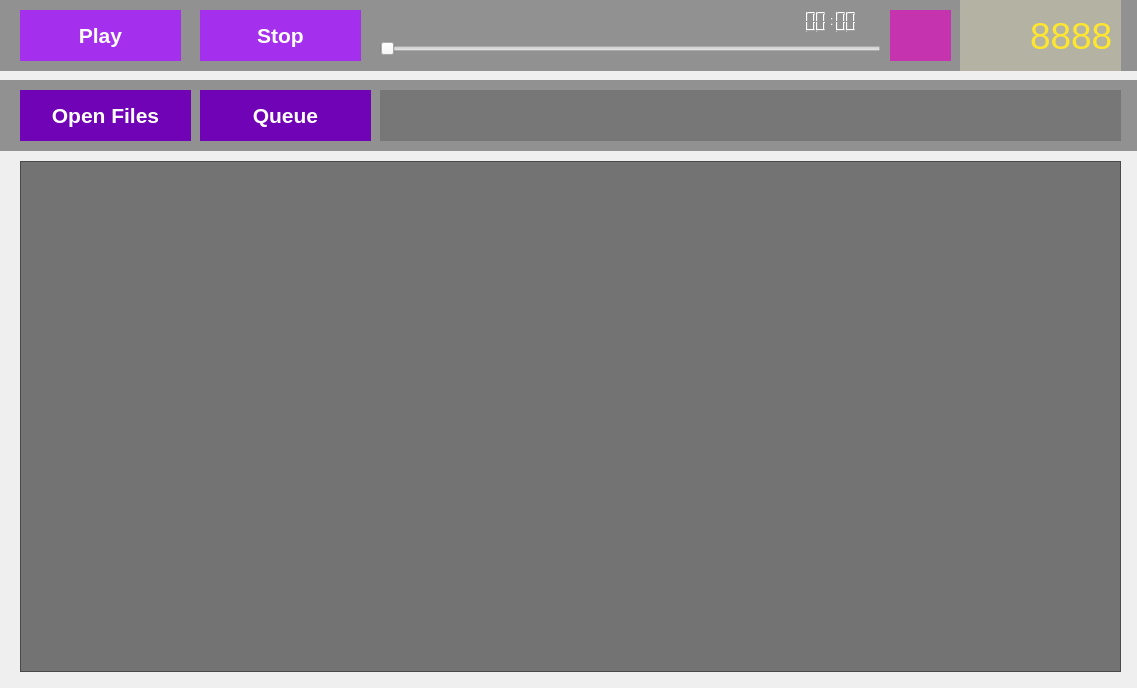
<?xml version="1.0" encoding="UTF-8"?>
<ui version="4.0">
 <class>Widget</class>
 <widget class="QWidget" name="Widget">
  <property name="geometry">
   <rect>
    <x>0</x>
    <y>0</y>
    <width>1137</width>
    <height>688</height>
   </rect>
  </property>
  <property name="windowTitle">
   <string>Karaoke</string>
  </property>
  <property name="windowIcon">
   <iconset>
    <normaloff>img/karaoke_icon.png</normaloff>img/karaoke_icon.png</iconset>
  </property>
  <widget class="QPushButton" name="playButton">
   <property name="geometry">
    <rect>
     <x>20</x>
     <y>10</y>
     <width>161</width>
     <height>51</height>
    </rect>
   </property>
   <property name="font">
    <font>
     <pointsize>16</pointsize>
     <weight>75</weight>
     <italic>false</italic>
     <bold>true</bold>
    </font>
   </property>
   <property name="autoFillBackground">
    <bool>false</bool>
   </property>
   <property name="styleSheet">
    <string notr="true">QPushButton{
background: rgb(164,48,237);
border: solid 1px #72bdf4;
color: #fff;
}
QPushButton:hover{   
background: rgb(193,121,255);
border: solid 1px #72bdf4;
color: #fff;}
QPushButton:pressed{
background: rgb(112,3,181);
border: solid 1px #72bdf4;
}</string>
   </property>
   <property name="text">
    <string>Play</string>
   </property>
   <property name="icon">
    <iconset>
     <normaloff>img/play.png</normaloff>img/play.png</iconset>
   </property>
   <property name="iconSize">
    <size>
     <width>25</width>
     <height>21</height>
    </size>
   </property>
  </widget>
  <widget class="QPushButton" name="stopButton">
   <property name="geometry">
    <rect>
     <x>200</x>
     <y>10</y>
     <width>161</width>
     <height>51</height>
    </rect>
   </property>
   <property name="font">
    <font>
     <pointsize>16</pointsize>
     <weight>75</weight>
     <italic>false</italic>
     <bold>true</bold>
    </font>
   </property>
   <property name="styleSheet">
    <string notr="true">QPushButton{
background: rgb(164,48,237);
border: solid 1px #72bdf4;
color: #fff;
}
QPushButton:hover{   
background: rgb(193,121,255);
border: solid 1px #72bdf4;
color: #fff;}
QPushButton:pressed{
background: rgb(112,3,181);
border: solid 1px #72bdf4;
}</string>
   </property>
   <property name="text">
    <string>Stop</string>
   </property>
   <property name="icon">
    <iconset>
     <normaloff>img/stop.png</normaloff>img/stop.png</iconset>
   </property>
   <property name="iconSize">
    <size>
     <width>25</width>
     <height>21</height>
    </size>
   </property>
  </widget>
  <widget class="QLabel" name="label">
   <property name="geometry">
    <rect>
     <x>0</x>
     <y>-10</y>
     <width>1141</width>
     <height>711</height>
    </rect>
   </property>
   <property name="text">
    <string/>
   </property>
   <property name="pixmap">
    <pixmap>img/karaoke_background.jpg</pixmap>
   </property>
   <property name="scaledContents">
    <bool>true</bool>
   </property>
  </widget>
  <widget class="QLabel" name="label_2">
   <property name="geometry">
    <rect>
     <x>0</x>
     <y>0</y>
     <width>1141</width>
     <height>71</height>
    </rect>
   </property>
   <property name="styleSheet">
    <string notr="true">background-color:rgba(80,80,80,150)</string>
   </property>
   <property name="text">
    <string/>
   </property>
  </widget>
  <widget class="QSlider" name="horizontalSlider">
   <property name="enabled">
    <bool>false</bool>
   </property>
   <property name="geometry">
    <rect>
     <x>380</x>
     <y>40</y>
     <width>501</width>
     <height>17</height>
    </rect>
   </property>
   <property name="orientation">
    <enum>Qt::Horizontal</enum>
   </property>
  </widget>
  <widget class="QPushButton" name="settingsButton">
   <property name="geometry">
    <rect>
     <x>890</x>
     <y>10</y>
     <width>61</width>
     <height>51</height>
    </rect>
   </property>
   <property name="font">
    <font>
     <pointsize>16</pointsize>
     <weight>75</weight>
     <italic>false</italic>
     <bold>true</bold>
    </font>
   </property>
   <property name="styleSheet">
    <string notr="true">QPushButton{
background: rgb(197,52,174);
border: solid 1px #72bdf4;
color: #fff;
}
QPushButton:hover{   
background: rgb(248,104,226);
border: solid 1px #72bdf4;
color: #fff;}
QPushButton:pressed{
background: rgb(173,0,146);
border: solid 1px #72bdf4;
}</string>
   </property>
   <property name="text">
    <string/>
   </property>
   <property name="icon">
    <iconset>
     <normaloff>img/settings.png</normaloff>img/settings.png</iconset>
   </property>
   <property name="iconSize">
    <size>
     <width>25</width>
     <height>21</height>
    </size>
   </property>
  </widget>
  <widget class="QLCDNumber" name="lcdNumber_sr">
   <property name="geometry">
    <rect>
     <x>830</x>
     <y>10</y>
     <width>31</width>
     <height>23</height>
    </rect>
   </property>
   <property name="autoFillBackground">
    <bool>false</bool>
   </property>
   <property name="inputMethodHints">
    <set>Qt::ImhNone</set>
   </property>
   <property name="frameShape">
    <enum>QFrame::NoFrame</enum>
   </property>
   <property name="frameShadow">
    <enum>QFrame::Raised</enum>
   </property>
   <property name="lineWidth">
    <number>0</number>
   </property>
   <property name="midLineWidth">
    <number>1</number>
   </property>
   <property name="smallDecimalPoint">
    <bool>true</bool>
   </property>
   <property name="digitCount">
    <number>2</number>
   </property>
   <property name="segmentStyle">
    <enum>QLCDNumber::Filled</enum>
   </property>
   <property name="value" stdset="0">
    <double>0.000000000000000</double>
   </property>
   <property name="intValue" stdset="0">
    <number>0</number>
   </property>
  </widget>
  <widget class="QLCDNumber" name="lcdNumber_mr">
   <property name="geometry">
    <rect>
     <x>800</x>
     <y>10</y>
     <width>31</width>
     <height>23</height>
    </rect>
   </property>
   <property name="autoFillBackground">
    <bool>false</bool>
   </property>
   <property name="styleSheet">
    <string notr="true">margin-left:5px;</string>
   </property>
   <property name="inputMethodHints">
    <set>Qt::ImhNone</set>
   </property>
   <property name="frameShape">
    <enum>QFrame::NoFrame</enum>
   </property>
   <property name="frameShadow">
    <enum>QFrame::Raised</enum>
   </property>
   <property name="lineWidth">
    <number>0</number>
   </property>
   <property name="midLineWidth">
    <number>1</number>
   </property>
   <property name="smallDecimalPoint">
    <bool>true</bool>
   </property>
   <property name="digitCount">
    <number>2</number>
   </property>
   <property name="segmentStyle">
    <enum>QLCDNumber::Filled</enum>
   </property>
   <property name="value" stdset="0">
    <double>0.000000000000000</double>
   </property>
   <property name="intValue" stdset="0">
    <number>0</number>
   </property>
  </widget>
  <widget class="QLabel" name="label_3">
   <property name="geometry">
    <rect>
     <x>830</x>
     <y>10</y>
     <width>16</width>
     <height>21</height>
    </rect>
   </property>
   <property name="styleSheet">
    <string notr="true">color:#fff;</string>
   </property>
   <property name="text">
    <string>:</string>
   </property>
  </widget>
  <widget class="QLabel" name="label_4">
   <property name="geometry">
    <rect>
     <x>970</x>
     <y>10</y>
     <width>51</width>
     <height>51</height>
    </rect>
   </property>
   <property name="text">
    <string/>
   </property>
   <property name="pixmap">
    <pixmap>img/coin.png</pixmap>
   </property>
   <property name="scaledContents">
    <bool>true</bool>
   </property>
  </widget>
  <widget class="QLabel" name="label_5">
   <property name="geometry">
    <rect>
     <x>1030</x>
     <y>20</y>
     <width>81</width>
     <height>31</height>
    </rect>
   </property>
   <property name="font">
    <font>
     <pointsize>28</pointsize>
    </font>
   </property>
   <property name="styleSheet">
    <string notr="true">color:#ffe62e;</string>
   </property>
   <property name="text">
    <string>8888</string>
   </property>
  </widget>
  <widget class="QLabel" name="label_6">
   <property name="geometry">
    <rect>
     <x>960</x>
     <y>0</y>
     <width>161</width>
     <height>71</height>
    </rect>
   </property>
   <property name="styleSheet">
    <string notr="true">background:rgba(255,248,200,80)</string>
   </property>
   <property name="text">
    <string/>
   </property>
  </widget>
  <widget class="QPushButton" name="folderButton">
   <property name="geometry">
    <rect>
     <x>20</x>
     <y>90</y>
     <width>171</width>
     <height>51</height>
    </rect>
   </property>
   <property name="font">
    <font>
     <pointsize>16</pointsize>
     <weight>75</weight>
     <italic>false</italic>
     <bold>true</bold>
    </font>
   </property>
   <property name="autoFillBackground">
    <bool>false</bool>
   </property>
   <property name="styleSheet">
    <string notr="true">QPushButton{
background: rgb(112,3,181);
border: solid 1px #72bdf4;
color: #fff;
}
QPushButton:hover{   
background: rgb(164,48,237);
border: solid 1px #72bdf4;
color: #fff;}
QPushButton:pressed{
background: rgb(193,121,255);
border: solid 1px #72bdf4;
}</string>
   </property>
   <property name="text">
    <string>Open Files</string>
   </property>
   <property name="icon">
    <iconset>
     <normaloff>img/folder.png</normaloff>img/folder.png</iconset>
   </property>
   <property name="iconSize">
    <size>
     <width>25</width>
     <height>21</height>
    </size>
   </property>
  </widget>
  <widget class="QPushButton" name="queueButton">
   <property name="geometry">
    <rect>
     <x>200</x>
     <y>90</y>
     <width>171</width>
     <height>51</height>
    </rect>
   </property>
   <property name="font">
    <font>
     <pointsize>16</pointsize>
     <weight>75</weight>
     <italic>false</italic>
     <bold>true</bold>
    </font>
   </property>
   <property name="autoFillBackground">
    <bool>false</bool>
   </property>
   <property name="styleSheet">
    <string notr="true">QPushButton{
background: rgb(112,3,181);
border: solid 1px #72bdf4;
color: #fff;
}
QPushButton:hover{   
background: rgb(164,48,237);
border: solid 1px #72bdf4;
color: #fff;}
QPushButton:pressed{
background: rgb(193,121,255);
border: solid 1px #72bdf4;
}</string>
   </property>
   <property name="text">
    <string>Queue</string>
   </property>
   <property name="icon">
    <iconset>
     <normaloff>img/queue.png</normaloff>img/queue.png</iconset>
   </property>
   <property name="iconSize">
    <size>
     <width>25</width>
     <height>21</height>
    </size>
   </property>
  </widget>
  <widget class="QLabel" name="label_7">
   <property name="geometry">
    <rect>
     <x>0</x>
     <y>80</y>
     <width>1141</width>
     <height>71</height>
    </rect>
   </property>
   <property name="styleSheet">
    <string notr="true">background-color:rgba(80,80,80,150)</string>
   </property>
   <property name="text">
    <string/>
   </property>
  </widget>
  <widget class="QLabel" name="label_8">
   <property name="geometry">
    <rect>
     <x>380</x>
     <y>90</y>
     <width>741</width>
     <height>51</height>
    </rect>
   </property>
   <property name="font">
    <font>
     <pointsize>20</pointsize>
     <weight>50</weight>
     <italic>false</italic>
     <bold>false</bold>
     <underline>false</underline>
     <kerning>true</kerning>
    </font>
   </property>
   <property name="mouseTracking">
    <bool>false</bool>
   </property>
   <property name="layoutDirection">
    <enum>Qt::RightToLeft</enum>
   </property>
   <property name="styleSheet">
    <string notr="true">background-color:rgba(100,100,100,150);
color:#fff;</string>
   </property>
   <property name="text">
    <string/>
   </property>
   <property name="alignment">
    <set>Qt::AlignRight|Qt::AlignTrailing|Qt::AlignVCenter</set>
   </property>
   <property name="wordWrap">
    <bool>false</bool>
   </property>
   <property name="margin">
    <number>10</number>
   </property>
   <property name="openExternalLinks">
    <bool>false</bool>
   </property>
  </widget>
  <widget class="QListWidget" name="listWidget">
   <property name="geometry">
    <rect>
     <x>20</x>
     <y>161</y>
     <width>1101</width>
     <height>511</height>
    </rect>
   </property>
   <property name="font">
    <font>
     <pointsize>18</pointsize>
    </font>
   </property>
   <property name="styleSheet">
    <string notr="true">background-color:rgba(80,80,80,200);
color:#fff;</string>
   </property>
  </widget>
  <widget class="QLCDNumber" name="lcdNumber_ml">
   <property name="geometry">
    <rect>
     <x>790</x>
     <y>10</y>
     <width>31</width>
     <height>23</height>
    </rect>
   </property>
   <property name="autoFillBackground">
    <bool>false</bool>
   </property>
   <property name="inputMethodHints">
    <set>Qt::ImhNone</set>
   </property>
   <property name="frameShape">
    <enum>QFrame::NoFrame</enum>
   </property>
   <property name="frameShadow">
    <enum>QFrame::Raised</enum>
   </property>
   <property name="lineWidth">
    <number>0</number>
   </property>
   <property name="midLineWidth">
    <number>1</number>
   </property>
   <property name="smallDecimalPoint">
    <bool>true</bool>
   </property>
   <property name="digitCount">
    <number>2</number>
   </property>
   <property name="segmentStyle">
    <enum>QLCDNumber::Filled</enum>
   </property>
   <property name="value" stdset="0">
    <double>0.000000000000000</double>
   </property>
   <property name="intValue" stdset="0">
    <number>0</number>
   </property>
  </widget>
  <widget class="QLCDNumber" name="lcdNumber_sl">
   <property name="geometry">
    <rect>
     <x>820</x>
     <y>10</y>
     <width>31</width>
     <height>23</height>
    </rect>
   </property>
   <property name="autoFillBackground">
    <bool>false</bool>
   </property>
   <property name="inputMethodHints">
    <set>Qt::ImhNone</set>
   </property>
   <property name="frameShape">
    <enum>QFrame::NoFrame</enum>
   </property>
   <property name="frameShadow">
    <enum>QFrame::Raised</enum>
   </property>
   <property name="lineWidth">
    <number>0</number>
   </property>
   <property name="midLineWidth">
    <number>1</number>
   </property>
   <property name="smallDecimalPoint">
    <bool>true</bool>
   </property>
   <property name="digitCount">
    <number>2</number>
   </property>
   <property name="segmentStyle">
    <enum>QLCDNumber::Filled</enum>
   </property>
   <property name="value" stdset="0">
    <double>0.000000000000000</double>
   </property>
   <property name="intValue" stdset="0">
    <number>0</number>
   </property>
  </widget>
  <zorder>label</zorder>
  <zorder>label_7</zorder>
  <zorder>label_2</zorder>
  <zorder>label_6</zorder>
  <zorder>stopButton</zorder>
  <zorder>playButton</zorder>
  <zorder>horizontalSlider</zorder>
  <zorder>settingsButton</zorder>
  <zorder>lcdNumber_sr</zorder>
  <zorder>lcdNumber_mr</zorder>
  <zorder>label_3</zorder>
  <zorder>label_4</zorder>
  <zorder>label_5</zorder>
  <zorder>folderButton</zorder>
  <zorder>queueButton</zorder>
  <zorder>label_8</zorder>
  <zorder>listWidget</zorder>
  <zorder>lcdNumber_ml</zorder>
  <zorder>lcdNumber_sl</zorder>
 </widget>
 <resources/>
 <connections/>
</ui>
